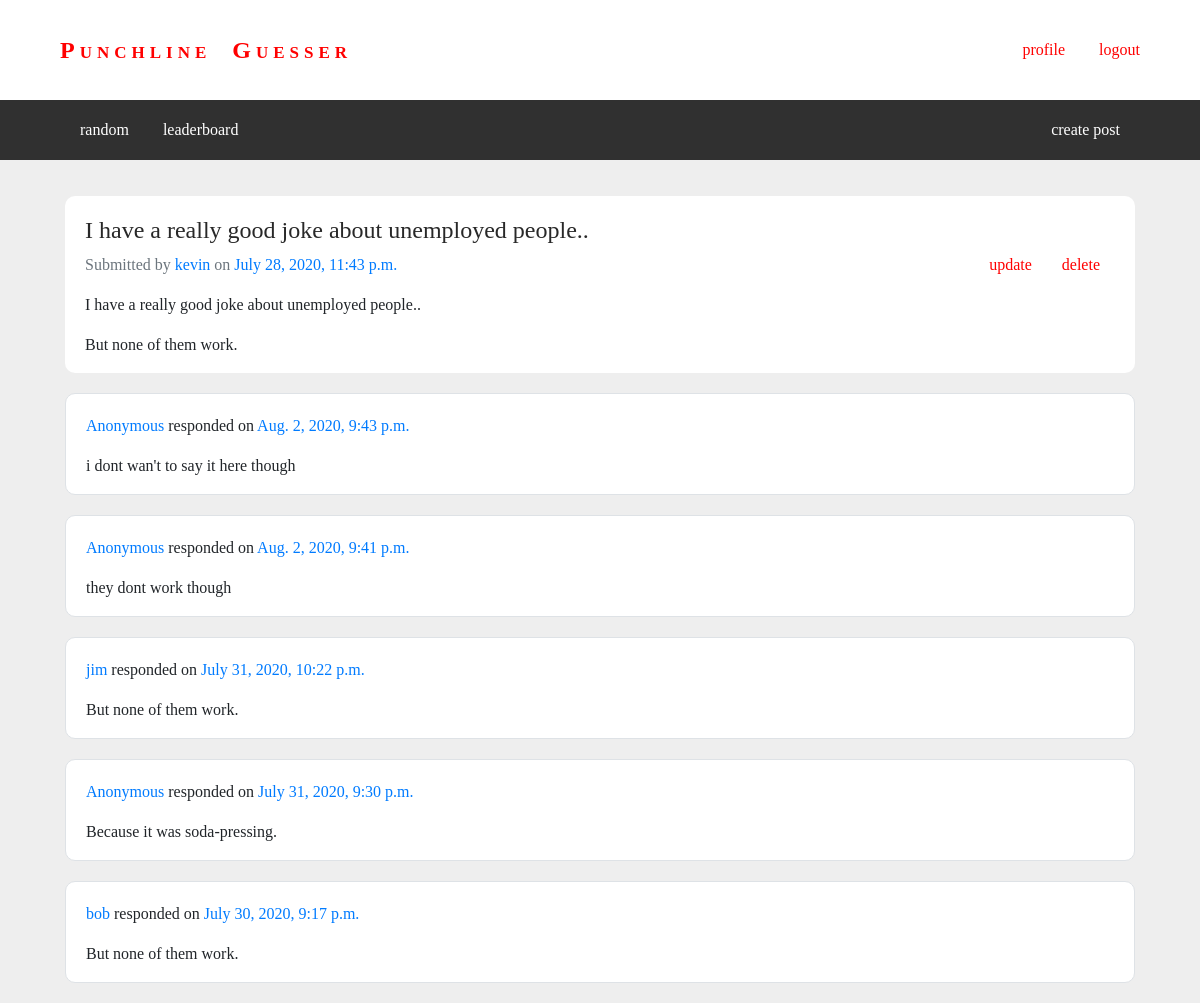
/punchline/post/1/ (signed in), run on an earlier commit of the app's database.
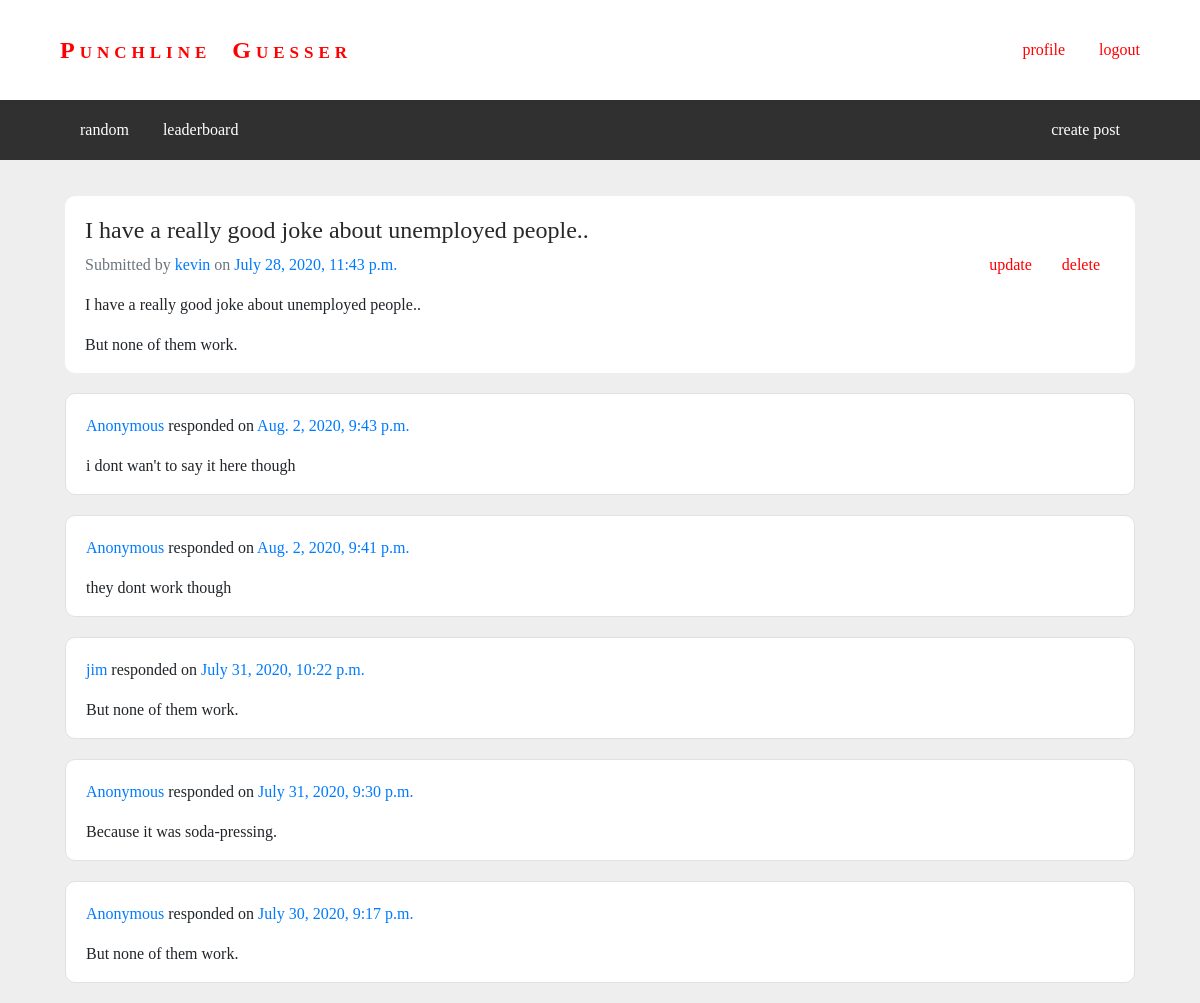
And on a later commit of the database.
### punchline/models.py (models this page shows, shortened)
class Response(models.Model):
	post = models.ForeignKey('Post', on_delete=models.SET_NULL, null=True)
	content = models.CharField(max_length=100)
	score = models.IntegerField(default=0)
	author = models.ForeignKey(User, on_delete=models.SET_NULL, null=True)
	date_posted = models.DateTimeField(auto_now_add=True)
	def __str__(self):
		return self.content
	class Meta:
		ordering = ['-date_posted']

### punchline/views.py (the view)
# urls.py: path('post/<int:pk>/', views.PostDetailView.as_view(), name='post-detail'),
class PostDetailView(generic.DetailView):
	model = Post
	def get_context_data(self, **kwargs):
		context = super(PostDetailView, self).get_context_data(**kwargs)
		if self.request.user.is_authenticated:
			attempted = [post.id for post in self.request.user.profile.attempted.all()]
		else:
			attempted = self.request.session.get('attempt_id', [])
		answered_already = False
		for post_id in attempted:
			if post_id == self.kwargs['pk']:
				answered_already = True
		if self.request.user == self.get_object().author:
			answered_already = True
		context['answered_already'] = answered_already
		return context

### punchline/templates/punchline/post_detail.html
{% extends "base_generic.html" %}
{% block content %}
	{% if answered_already %}
		<div class="media content">
	        <div class="media-body">
	        	<h4><a href="#" class="media-heading">{{ post.title }}</a></h4>
	        	{% ifequal user post.author %}
	        		<a href="{% url 'delete_post' post.id %}" class="red-link">delete</a>
	        		<a href="{% url 'update_post' post.id %}" class="red-link">update</a>
	        	{% endifequal %}
	        	<p class="text-muted">Submitted by
	        		{% if post.author %}
	        			<a href="{% url 'profile' post.author.username %}">{{ post.author }}</a>
	        		{% else %}
	        			<a href="#">Anonymous</a>
	        		{% endif %}
	        		on <a href="#">{{ post.date_posted }}</a></p>
	            <p>{{ post.setup }}</p>
	            <p>{{ post.punchline }}</p>
	        </div>
	    </div>
	    {% for response in post.response_set.all %}
	    	<div class="media content border">
	    		<div class="media-body">
					<p>
						{% if response.author %}
							<a href="{% url 'profile' response.author.username %}">{{ response.author.username }}</a>
						{% else %}
							<a href="#">Anonymous</a>
						{% endif %}
						responded on <a href="#">{{ response.date_posted }}</a>
					</p>
					<p>{{ response }}</p>
				</div>
		    </div>
		{% endfor %}
	{% else %}
		<div class="media content">
	        <div class="media-body">
	            <p>You haven't guessed the punchline for this post yet. <a href="{% url 'guess' post.id %}">Click here</a> to try.</p>
	        </div>
	    </div>
	{% endif %}
{% endblock %}

What changed in the data, as far as the page shows it:
changed Response "July 30, 2020, 9:17 p.m.": author.username "bob" → (not shown); now shows "Anonymous"
